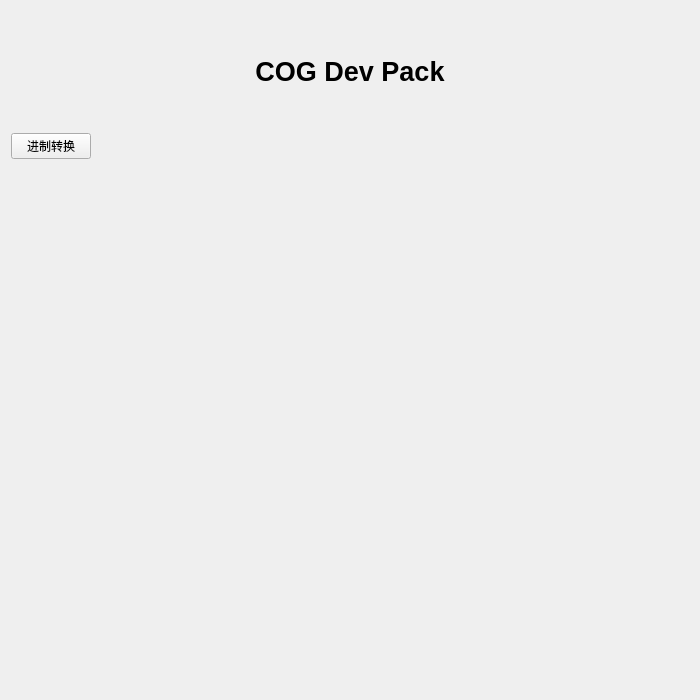
<?xml version="1.0" encoding="UTF-8"?>
<ui version="4.0">
 <class>UMain</class>
 <widget class="QWidget" name="UMain">
  <property name="geometry">
   <rect>
    <x>0</x>
    <y>0</y>
    <width>700</width>
    <height>700</height>
   </rect>
  </property>
  <property name="minimumSize">
   <size>
    <width>700</width>
    <height>700</height>
   </size>
  </property>
  <property name="maximumSize">
   <size>
    <width>700</width>
    <height>700</height>
   </size>
  </property>
  <property name="baseSize">
   <size>
    <width>700</width>
    <height>700</height>
   </size>
  </property>
  <property name="windowTitle">
   <string>Form</string>
  </property>
  <layout class="QVBoxLayout" name="verticalLayout" stretch="0,0,1">
   <property name="spacing">
    <number>2</number>
   </property>
   <property name="sizeConstraint">
    <enum>QLayout::SizeConstraint::SetDefaultConstraint</enum>
   </property>
   <item alignment="Qt::AlignmentFlag::AlignVCenter">
    <widget class="QWidget" name="header_container" native="true">
     <property name="minimumSize">
      <size>
       <width>0</width>
       <height>120</height>
      </size>
     </property>
     <property name="maximumSize">
      <size>
       <width>16777215</width>
       <height>120</height>
      </size>
     </property>
     <property name="baseSize">
      <size>
       <width>0</width>
       <height>120</height>
      </size>
     </property>
     <layout class="QVBoxLayout" name="verticalLayout_2">
      <item>
       <widget class="QLabel" name="title">
        <property name="sizePolicy">
         <sizepolicy hsizetype="Expanding" vsizetype="Expanding">
          <horstretch>0</horstretch>
          <verstretch>0</verstretch>
         </sizepolicy>
        </property>
        <property name="minimumSize">
         <size>
          <width>0</width>
          <height>0</height>
         </size>
        </property>
        <property name="font">
         <font>
          <pointsize>20</pointsize>
          <italic>false</italic>
          <bold>true</bold>
         </font>
        </property>
        <property name="text">
         <string>COG Dev Pack</string>
        </property>
        <property name="alignment">
         <set>Qt::AlignmentFlag::AlignCenter</set>
        </property>
       </widget>
      </item>
     </layout>
    </widget>
   </item>
   <item alignment="Qt::AlignmentFlag::AlignLeft">
    <widget class="QPushButton" name="hex_converter_btn">
     <property name="text">
      <string>进制转换</string>
     </property>
    </widget>
   </item>
   <item>
    <spacer name="verticalSpacer">
     <property name="orientation">
      <enum>Qt::Orientation::Vertical</enum>
     </property>
     <property name="sizeHint" stdset="0">
      <size>
       <width>20</width>
       <height>40</height>
      </size>
     </property>
    </spacer>
   </item>
  </layout>
 </widget>
 <resources/>
 <connections/>
</ui>
